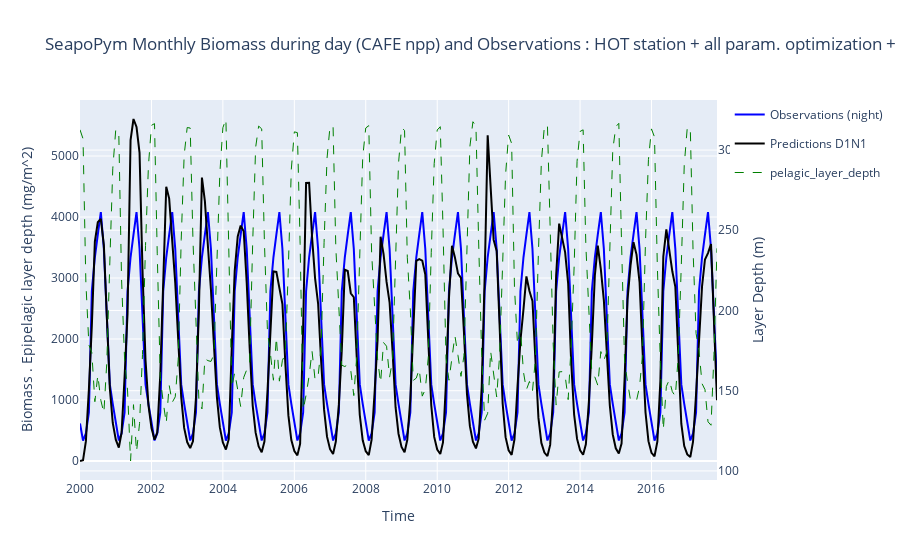

Write notebook code for a chart like this one.
### Code cell
fig = go.Figure(
    layout={
        "title": "SeapoPym Monthly Biomass during day (CAFE npp) and Observations : HOT station + all param. optimization + 2 groups",
        "xaxis": {"title": "Time"},
        "yaxis": {"title": "Biomass . Epipelagic layer depth (mg/m^2)"},
    }
)


# fig.add_trace(
#     go.Scatter(
#         x=monthly_obs_day.index,
#         y=monthly_obs_day,
#         fill=None,
#         mode="lines",
#         line={"color": "red", "width": 1},
#         name="Observations (day)",
#     )
# )

fig.add_trace(
    go.Scatter(
        x=monthly_obs_night.index,
        y=monthly_obs_night,
        # fill="tonexty",
        mode="lines",
        line={"color": "blue", "width": 2},
        name="Observations (night)",
    )
)
fig.add_trace(
    go.Scatter(
        x=monthly_pred_d1n1.index,
        y=monthly_pred_d1n1,
        fill=None,
        mode="lines",
        line={"color": "black"},
        name="Predictions D1N1",
    )
)
# fig.add_trace(
#     go.Scatter(
#         x=(monthly_pred_d1n1 + monthly_pred_d2n1).index,
#         y=(monthly_pred_d1n1 + monthly_pred_d2n1),
#         fill=None,
#         mode="lines",
#         line={"color": "black", "dash": "dash"},
#         name="Predictions D2N1",
#     )
# )
fig.add_trace(px.line(monthly_layer).data[0])
fig.update_traces(
    yaxis="y2",
    selector={"name": "pelagic_layer_depth"},
    line={"color": "green", "width": 1, "dash": "dash"},
)
fig.update_layout(yaxis2={"title": "Layer Depth (m)", "overlaying": "y", "side": "right"})

fig.show()

### Figure 1 — Plotly figure (JSON) as saved in the notebook; plotly's stock layout.template omitted (floating-point values rounded to 4 significant figures; data arrays with more than 128 entries replaced by an {"elided": "..."} marker saying what was removed)
{"data": [{"line": {"color": "blue", "width": 2}, "mode": "lines", "name": "Observations (night)", "type": "scatter", "x": {"elided": "215 str values"}, "y": {"elided": "215 float values"}}, {"line": {"color": "black"}, "mode": "lines", "name": "Predictions D1N1", "type": "scatter", "x": {"elided": "215 str values"}, "y": {"elided": "215 float values"}}, {"hovertemplate": "variable=pelagic_layer_depth<br>time=%{x}<br>value=%{y}<extra></extra>", "legendgroup": "pelagic_layer_depth", "line": {"color": "green", "dash": "dash", "width": 1}, "marker": {"symbol": "circle"}, "mode": "lines", "name": "pelagic_layer_depth", "orientation": "v", "showlegend": true, "type": "scatter", "x": {"elided": "215 str values"}, "xaxis": "x", "y": {"elided": "215 float values"}, "yaxis": "y2"}], "layout": {"title": {"text": "SeapoPym Monthly Biomass during day (CAFE npp) and Observations : HOT station + all param. optimization + 2 groups"}, "xaxis": {"title": {"text": "Time"}}, "yaxis": {"title": {"text": "Biomass . Epipelagic layer depth (mg/m^2)"}}, "yaxis2": {"overlaying": "y", "side": "right", "title": {"text": "Layer Depth (m)"}}}}
